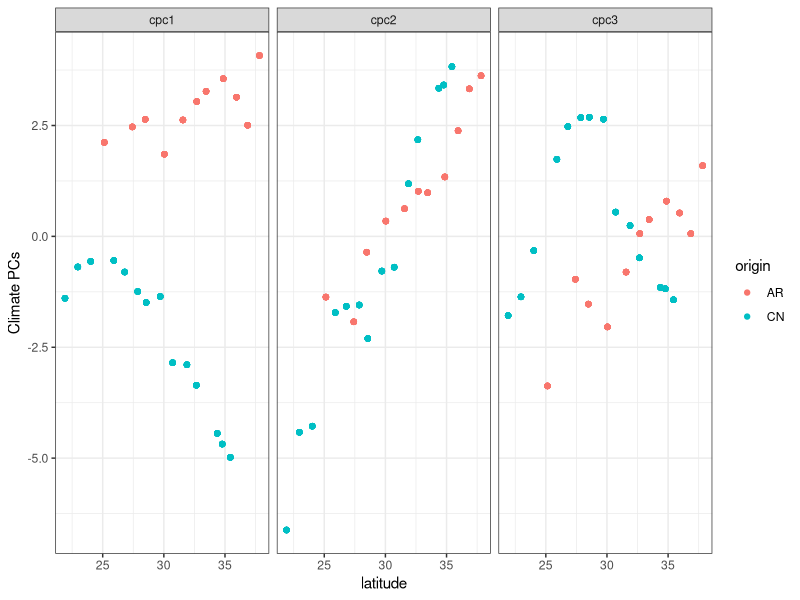
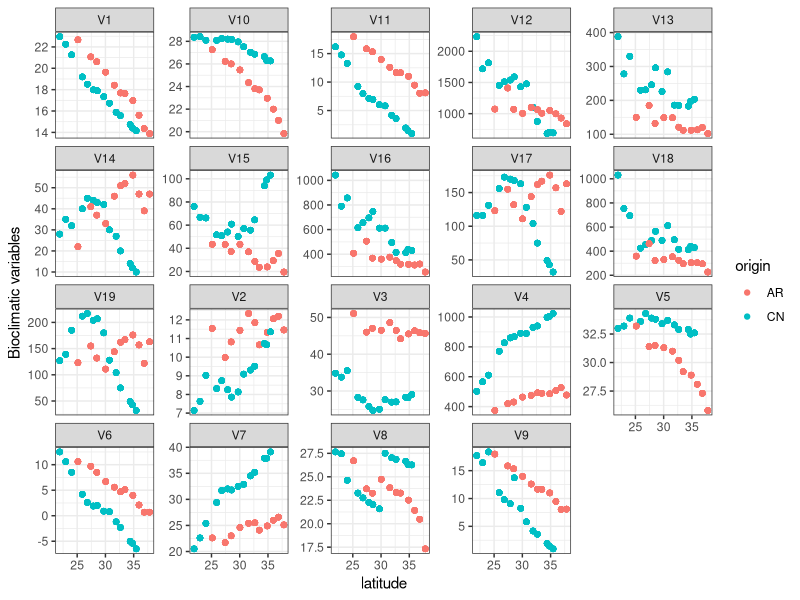
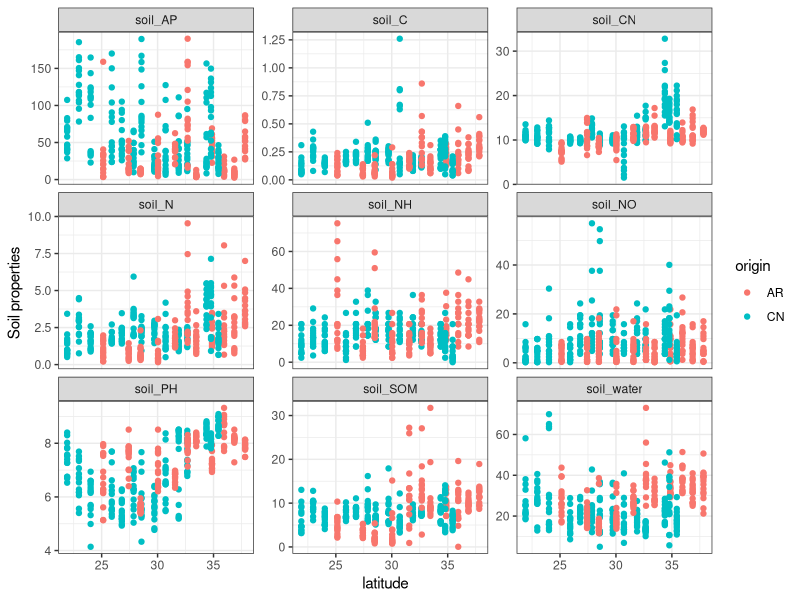
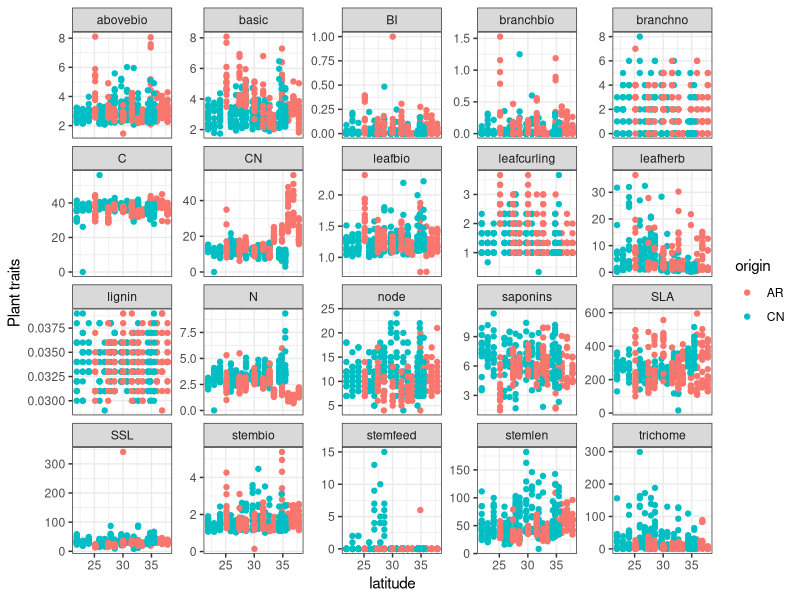

Source code (R) for these figures, in order:
library(tidyverse)

total_traits = read_csv("data/total_traits_final.csv")

tmp = total_traits %>%
  select(origin, lat, cpc1, cpc2, cpc3) %>%
  pivot_longer(cpc1:cpc3, names_to="CPC_names", values_to="CPC_values")

ggplot(data=tmp) +
  geom_point(aes(x=lat, y=CPC_values, color=origin)) +
  facet_grid(~CPC_names) +
  ylab("Climate PCs") +
  xlab("latitude") +
  theme_bw()

tmp = total_traits %>%
  select(origin, lat, V1:V19) %>%
  pivot_longer(V1:V19, names_to="Bioclim_var_names", values_to="Bioclim_var_values")

ggplot(data=tmp) +
  geom_point(aes(x=lat, y=Bioclim_var_values, color=origin)) +
  facet_wrap(~Bioclim_var_names, scales="free_y") +
  ylab("Bioclimatic variables") +
  xlab("latitude") +
  theme_bw()

tmp = total_traits %>%
  select(origin, lat, starts_with("soil_")) %>%
  pivot_longer(starts_with("soil_"), names_to="var_names", values_to="var_values")

ggplot(data=tmp) +
  geom_point(aes(x=lat, y=var_values, color=origin)) +
  facet_wrap(~var_names, scales="free_y") +
  ylab("Soil properties") +
  xlab("latitude") +
  theme_bw()

tmp = total_traits %>%
  select(origin, lat, leafherb:CN) %>%
  pivot_longer(leafherb:CN, names_to="var_names", values_to="var_values")

ggplot(data=tmp) +
  geom_point(aes(x=lat, y=var_values, color=origin)) +
  facet_wrap(~var_names, scales="free_y") +
  ylab("Plant traits") +
  xlab("latitude") +
  theme_bw()
